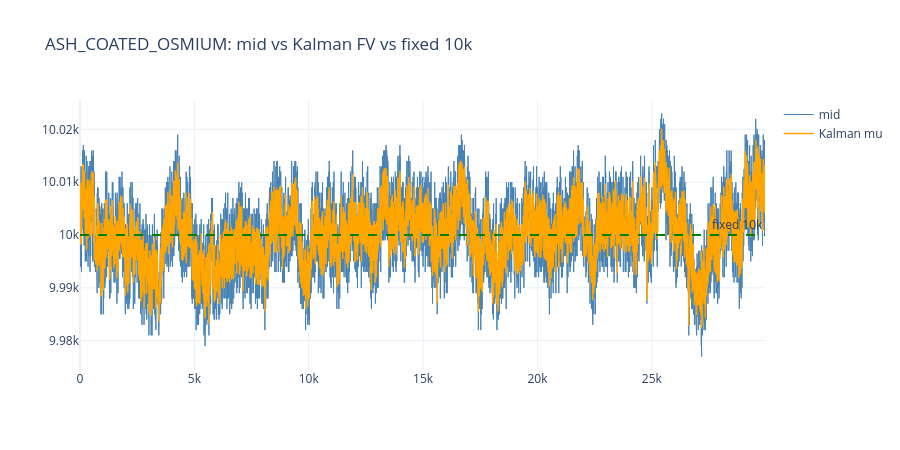
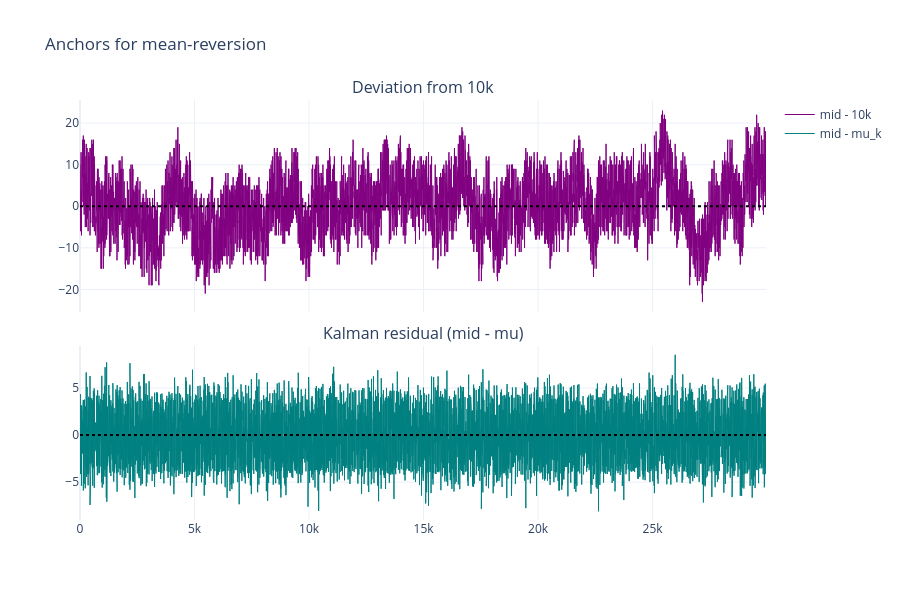

Notebook code for these charts, in order:
### Code cell
# =============================================================================
# Fixed mean (10_000) vs Kalman FV — is mean-reversion to a constant plausible?
# Run after cells 0–1 (full_prices). Uses same Kalman as kalman_fv.py.
# =============================================================================
import warnings
from statsmodels.tsa.stattools import adfuller, kpss
from statsmodels.regression.linear_model import OLS
import statsmodels.api as sm
from plotly.subplots import make_subplots
from IPython.display import display

warnings.filterwarnings("ignore", category=FutureWarning)

FIXED_MEAN = 10_000.0
KF_R_OBS, KF_Q_LEVEL, KF_Q_DRIFT = 1.0, 0.3, 0.015


def _hurst_rs(ts, min_window=20):
    ts = np.asarray(ts, float)
    n = len(ts)
    max_k = int(np.floor(n / min_window))
    if max_k < 2:
        return np.nan
    ns, rs_vals = [], []
    for k in range(2, max_k + 1):
        size = n // k
        if size < min_window:
            break
        rs_list = []
        for i in range(k):
            chunk = ts[i * size : (i + 1) * size]
            devs = np.cumsum(chunk - chunk.mean())
            R = devs.max() - devs.min()
            S = chunk.std(ddof=1)
            if S > 0:
                rs_list.append(R / S)
        if rs_list:
            ns.append(size)
            rs_vals.append(np.mean(rs_list))
    if len(ns) < 3:
        return np.nan
    return np.polyfit(np.log(ns), np.log(rs_vals), 1)[0]


def _kalman_path(z, r_obs, q_level, q_drift):
    z = np.asarray(z, dtype=float)
    z = z[np.isfinite(z)]
    mu = np.zeros_like(z)
    beta = np.zeros_like(z)
    mu[0], beta[0] = z[0], 0.0
    p00, p01, p10, p11 = 25.0, 0.0, 0.0, 4.0
    F = np.array([[1.0, 1.0], [0.0, 1.0]])
    H = np.array([[1.0, 0.0]])
    Q = np.array([[q_level, 0.0], [0.0, q_drift]])
    for t in range(1, len(z)):
        x = np.array([mu[t - 1], beta[t - 1]])
        P = np.array([[p00, p01], [p10, p11]])
        x_pred = F @ x
        P_pred = F @ P @ F.T + Q
        innov = z[t] - np.squeeze(H @ x_pred)
        S = np.squeeze(H @ P_pred @ H.T) + r_obs
        K = (P_pred @ H.T).flatten() / S
        x_new = x_pred + K * innov
        P_new = (np.eye(2) - np.outer(K, H)) @ P_pred
        mu[t], beta[t] = x_new[0], x_new[1]
        p00, p01, p10, p11 = P_new[0, 0], P_new[0, 1], P_new[1, 0], P_new[1, 1]
    return mu, beta


def _ou_half_life(y):
    y = np.asarray(y, float)
    if len(y) < 30:
        return np.nan, np.nan
    dy = np.diff(y)
    ylag = y[:-1]
    res = OLS(dy, sm.add_constant(ylag)).fit()
    th = -res.params[1]
    if th <= 0:
        return np.inf, th
    return np.log(2) / th, th


def _safe_adf_kpss(x):
    x = pd.Series(x).replace([np.inf, -np.inf], np.nan).dropna().values
    if len(x) < 40:
        return np.nan, np.nan
    try:
        adf_p = adfuller(x, regression="c", autolag="AIC")[1]
    except Exception:
        adf_p = np.nan
    try:
        kpss_p = kpss(x, regression="c", nlags="auto")[1]
    except Exception:
        kpss_p = np.nan
    return adf_p, kpss_p


ash = full_prices[full_prices["product"] == "ASH_COATED_OSMIUM"].copy()
ash = ash.sort_values(["day", "timestamp"]).reset_index(drop=True)
mid = pd.to_numeric(ash["mid_price"], errors="coerce").replace(0.0, np.nan).dropna().values

dev_fixed = mid - FIXED_MEAN
mu_k, beta_k = _kalman_path(mid, KF_R_OBS, KF_Q_LEVEL, KF_Q_DRIFT)
resid_kalman = mid - mu_k

lr = np.diff(np.log(mid))

rows = []
for name, ser in [
    ("mid level", mid),
    ("fixed anchor (mid-10k)", dev_fixed),
    ("Kalman residual (mid-mu)", resid_kalman),
    ("log return", lr),
]:
    s = pd.Series(ser).replace([np.inf, -np.inf], np.nan).dropna().values
    adf_p, kpss_p = _safe_adf_kpss(s)
    hl, th = _ou_half_life(s) if name != "log return" else (np.nan, np.nan)
    rows.append({
        "series": name,
        "n": len(s),
        "hurst": round(_hurst_rs(s), 4) if len(s) > 200 else np.nan,
        "adf_p": round(adf_p, 4) if pd.notna(adf_p) else np.nan,
        "kpss_p": round(kpss_p, 4) if pd.notna(kpss_p) else np.nan,
        "ou_half_life_ticks": round(hl, 2) if np.isfinite(hl) else None,
        "ou_theta": round(th, 6) if pd.notna(th) and np.isfinite(th) else None,
    })

compare_df = pd.DataFrame(rows)
print("Interpretation: for MR-to-10k, want (mid-10k) stationary / low Hurst / finite OU HL.")
print("Kalman residual tests whether MR is vs *moving* FV instead.\n")
display(compare_df)

fig = go.Figure()
fig.add_trace(go.Scatter(y=mid, mode="lines", name="mid", line=dict(width=1, color="steelblue")))
fig.add_trace(go.Scatter(y=mu_k, mode="lines", name="Kalman mu", line=dict(width=1.5, color="orange")))
fig.add_hline(y=FIXED_MEAN, line_dash="dash", line_color="green", annotation_text="fixed 10k")
fig.update_layout(title="ASH_COATED_OSMIUM: mid vs Kalman FV vs fixed 10k", height=450, template="plotly_white")
fig.show()

fig2 = make_subplots(rows=2, cols=1, shared_xaxes=True, row_heights=[0.55, 0.45], vertical_spacing=0.08,
    subplot_titles=("Deviation from 10k", "Kalman residual (mid - mu)"))
fig2.add_trace(go.Scatter(y=dev_fixed, mode="lines", name="mid - 10k", line=dict(color="purple", width=1)), row=1, col=1)
fig2.add_hline(y=0, line_dash="dot", line_color="black", row=1, col=1)
fig2.add_trace(go.Scatter(y=resid_kalman, mode="lines", name="mid - mu_k", line=dict(color="teal", width=1)), row=2, col=1)
fig2.add_hline(y=0, line_dash="dot", line_color="black", row=2, col=1)
fig2.update_layout(height=600, template="plotly_white", title_text="Anchors for mean-reversion")
fig2.show()

### Figure 1 — Plotly figure (JSON) as saved in the notebook; plotly's stock layout.template omitted (floating-point values rounded to 4 significant figures; data arrays with more than 128 entries replaced by an {"elided": "..."} marker saying what was removed)
{"data": [{"line": {"color": "steelblue", "width": 1}, "mode": "lines", "name": "mid", "type": "scatter", "y": {"elided": "29951 float values"}}, {"line": {"color": "orange", "width": 1.5}, "mode": "lines", "name": "Kalman mu", "type": "scatter", "y": {"elided": "29951 float values"}}], "layout": {"annotations": [{"showarrow": false, "text": "fixed 10k", "x": 1, "xanchor": "right", "xref": "x domain", "y": 10000, "yanchor": "bottom", "yref": "y"}], "height": 450, "shapes": [{"line": {"color": "green", "dash": "dash"}, "type": "line", "x0": 0, "x1": 1, "xref": "x domain", "y0": 10000, "y1": 10000, "yref": "y"}], "title": {"text": "ASH_COATED_OSMIUM: mid vs Kalman FV vs fixed 10k"}}}

### Figure 2 — Plotly figure (JSON) as saved in the notebook; plotly's stock layout.template omitted (floating-point values rounded to 4 significant figures; data arrays with more than 128 entries replaced by an {"elided": "..."} marker saying what was removed)
{"data": [{"line": {"color": "purple", "width": 1}, "mode": "lines", "name": "mid - 10k", "type": "scatter", "xaxis": "x", "y": {"elided": "29951 float values"}, "yaxis": "y"}, {"line": {"color": "teal", "width": 1}, "mode": "lines", "name": "mid - mu_k", "type": "scatter", "xaxis": "x2", "y": {"elided": "29951 float values"}, "yaxis": "y2"}], "layout": {"annotations": [{"font": {"size": 16}, "showarrow": false, "text": "Deviation from 10k", "x": 0.5, "xanchor": "center", "xref": "paper", "y": 1, "yanchor": "bottom", "yref": "paper"}, {"font": {"size": 16}, "showarrow": false, "text": "Kalman residual (mid - mu)", "x": 0.5, "xanchor": "center", "xref": "paper", "y": 0.414, "yanchor": "bottom", "yref": "paper"}], "height": 600, "shapes": [{"line": {"color": "black", "dash": "dot"}, "type": "line", "x0": 0, "x1": 1, "xref": "x domain", "y0": 0, "y1": 0, "yref": "y"}, {"line": {"color": "black", "dash": "dot"}, "type": "line", "x0": 0, "x1": 1, "xref": "x2 domain", "y0": 0, "y1": 0, "yref": "y2"}], "title": {"text": "Anchors for mean-reversion"}, "xaxis": {"anchor": "y", "domain": [0, 1], "matches": "x2", "showticklabels": false}, "xaxis2": {"anchor": "y2", "domain": [0, 1]}, "yaxis": {"anchor": "x", "domain": [0.494, 1]}, "yaxis2": {"anchor": "x2", "domain": [0, 0.414]}}}
